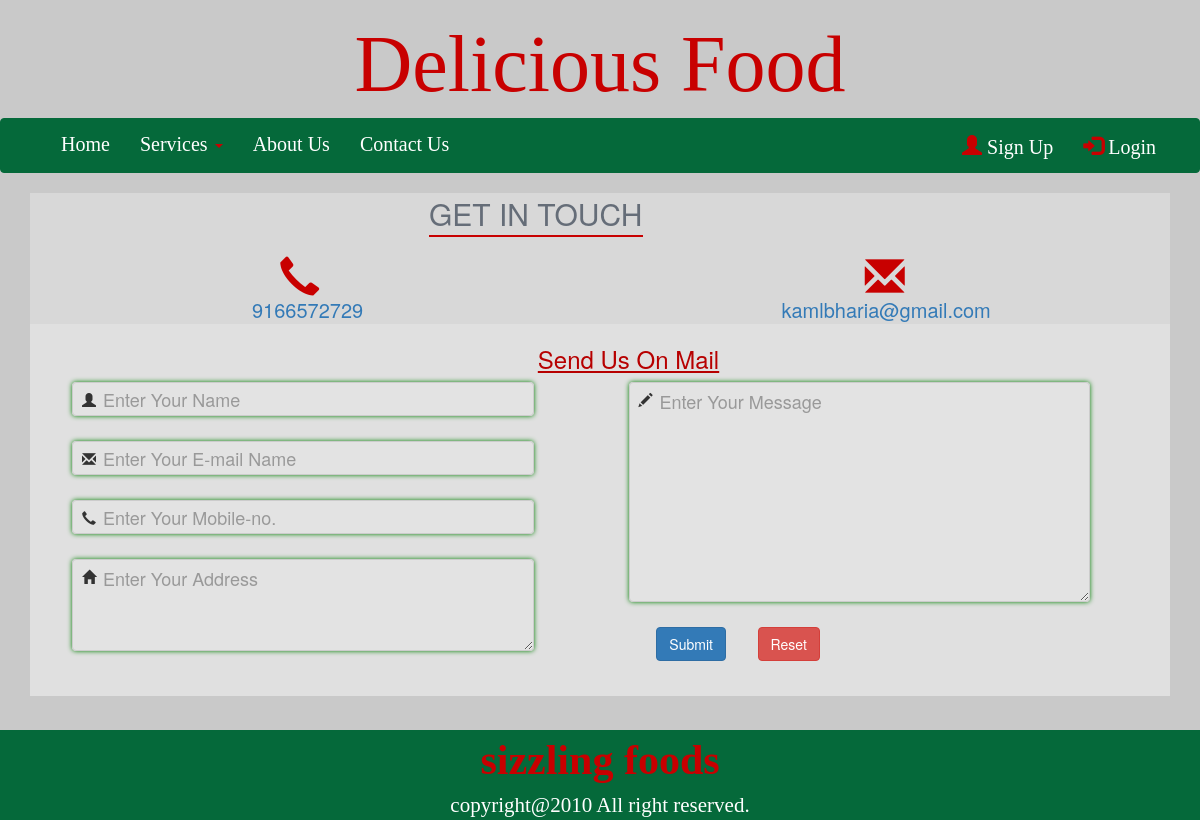
Page /contactus.php on the committed database.
### tables this page shows
CREATE TABLE IF NOT EXISTS `settings` (
  `id` int(10) NOT NULL AUTO_INCREMENT,
  `title` varchar(250) NOT NULL,
  `logo` varchar(250) NOT NULL,
  `copyright_text` varchar(250) NOT NULL,
  `mailid` varchar(255) NOT NULL,
  `contect` varchar(255) NOT NULL,
  PRIMARY KEY (`id`)
);

### contactus.php (the view, shortened to what this page needs)
 <?php
	include('header.php');
?>
<form method="post" action="contactaction.php" onsubmit="return contact_validation()">
	<div class="container contactform">
		<div id="contact_upperdiv">
			<div class="row">
				<div class="col-md-12">
					<span class="get-in-touch-heading text-uppercase ob">get in touch<span>
				</div>
			</div><br />
			<div class="row">
				<div class="col-md-6">
					<div class="upper"><a href="#"><span id="phone" class="glyphicon glyphicon-earphone"></span></a>
					</div><div class="upper"><a id="contact"><?php echo $settings['contect']; ?></a></div>
				</div>
				<div class="col-md-6">
					<div class="upper"><a href="mailto:abhi4204u@gmail.com"><span id="envelop"  class="glyphicon glyphicon-envelope"></span></a>
					</div>
					<div class="upper"><a id="mail"><?php echo $settings['mailid']; ?></a></div>
				</div>
			</div>
		</div>
	</div>
	<div class="container">
		<div class="contact_middlediv">
			<div class="row">
				<div class="col-md-12">
					<h3 id="mailheading">Send Us On Mail</h3>
				</div>
			</div>
			<div class="row">
				<div  class="col-md-6">
					<div class="row">
						<div class="inner-addon left-addon ">
							<i class="glyphicon glyphicon-user"></i>
							<input id="username" name="username" class="form-control" type="text" placeholder="Enter Your Name" />
						</div>
					</div>
					<br />
					<div class="row">
						<div class="inner-addon left-addon ">
							<i class="glyphicon glyphicon-envelope"></i>
							<input id="email" name="email" class="form-control" type="text" placeholder="Enter Your E-mail Name" />
						</div>
					</div>
					<br />
					<div class="row">
						<div class="inner-addon left-addon ">
							<i class="glyphicon glyphicon-earphone"></i>
							<input id="mobile" name="mobile" class="form-control" type="text"placeholder="Enter Your Mobile-no."/>
						</div>
					</div>
					<br />
					<div class="row">
						<div class="inner-addon left-addon">
							<i class="glyphicon glyphicon-home"></i>
							<textarea id="address" class="address form-control" name="address" rows="3" cols="10" placeholder="Enter Your Address"></textarea><br />
						</div>
					</div>
					 <br />
				</div>
				<div class="col-md-6">
					<div class="row">
						<div class="inner-addon left-addon">
							<i class="glyphicon glyphicon-pencil"></i>
							<textarea id="message" class="address form-control" rows="8" name="message" placeholder="Enter Your Message"></textarea>
						</div>
					</div>
					<br />
					<div class="row">
						<input id="submit" class="btn btn-primary" type="submit" value="Submit" name="submit" />
						<input id="cancel" class="btn btn-danger" type="reset" value="Reset" />
					</div>
				</div>
			</div>
		</div>
	</div>
</form>
<?php include('footer.php'); ?>

### footer.php (shortened to what this page needs)
<footer>
	<br />
	<div class="container-fluid footer">
		<div class="container">
			<div class="row">
				<div class="col-md-3">
				</div>
				<div class="col-md-6 footer_title">
				<b>
				</b>
				</div>
				<div class="col-md-3">
				</div>
			</div>
			<div class="row">
				<div class="col-md-3">
				</div>
				<div class="col-md-6 copyright_text">
				<?php echo $settings['copyright_text']; ?>
				</div>
				<div class="col-md-3">
				</div>
			</div>
		</div>
	</div>
</footer>
</body>
</html>

### css/project.css (style rules this page uses)
.footer { background-color:rgb(5,105,58); }
.footer_title { text-align:center; font-family:times new roman; font-size:3em; color:rgb(255,255,255); color:#C80000; }
.copyright_text { text-align:center; font-family:times new roman; font-size:1.5em; color:rgb(255,255,255); //color:#fff; }

### css/contactus.css (style rules this page uses)
.get-in-touch-heading { font-size:30px; color: #656D78; border-bottom: 2px solid #C80000; margin-left:35%; height:auto; }
.contactform { height:auto; }
#contact_upperdiv { //height:40%; background-color:#D8D8D8; }
#envelop { font-size:40px; margin-left:45%; }
#phone { font-size:40px; margin-left:45%; }
#contact { margin-left:40%; font-size:20px; text-decoration:none; }
.upper { width:100%; }
#mail { font-size:20px; margin-left:30%; text-decoration:none; }
.contact_middlediv { background-color:#E0E0E0; //height:60%; padding-left:5%; }
#mailheading { text-align:center; text-decoration:underline; }
#submit { margin-left:5%; }
#cancel { margin-left:5%; }
.inner-addon { position: relative; }
.inner-addon .glyphicon { position: absolute; padding: 10px; pointer-events: none; margin-left:0px; }
.left-addon .glyphicon { left: 0px; }
.left-addon input { padding-left: 30px; }
.left-addon textarea { padding-left: 30px; }

### css/registration.css (style rules this page uses)
.address { width:83%; background-color:rgba(255,255,255,.10); //opacity:0.15; color:rgb(0,0,0); box-shadow:0 0 5px green; margin-bottom:5px; }
input[type="text"] { box-shadow:0 0 5px green; background-color:rgba(255,255,255,.10); color:rgb(0,0,0); width:83%; margin-bottom:5px; }
.form-control { box-shadow:0 0 5px green; background-color:rgba(255,255,255,.10); color:rgb(0,0,0); width:83%; margin-bottom:5px; font-size:18px; }
span { color:#c80000; }

### css/lunch.css (style rules this page uses)
h3 { margin-top:2%; text-align:center; color:rgb(183,0,0); }

### rows in the picture
settings: contect "9166572729", mailid "kamlbharia@gmail.com", copyright_text "copyright@2010 All right reserved."
